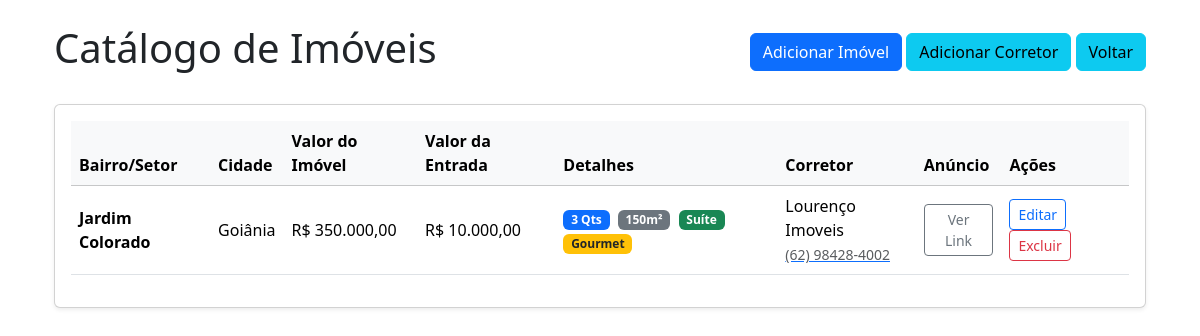
Before: /imoveis with the older database file.
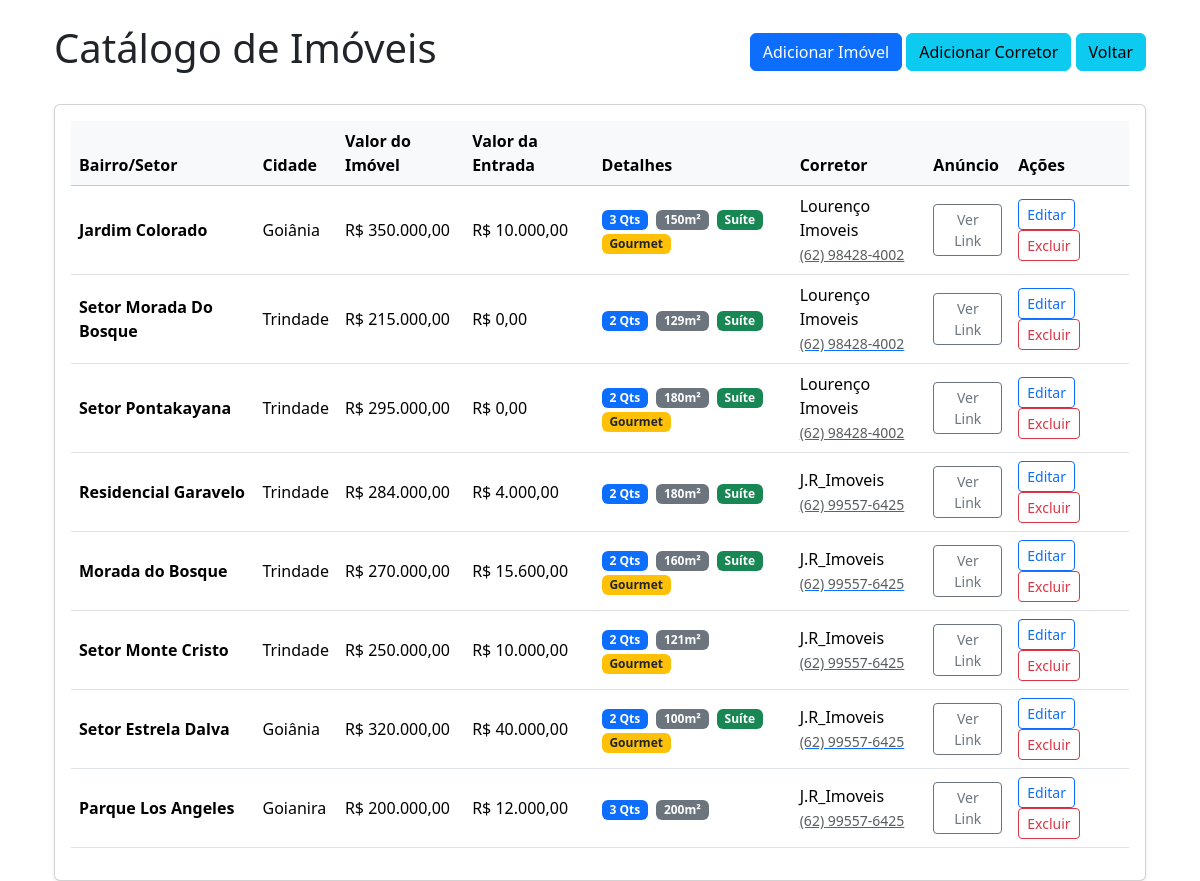
After: the same page with the newer database file.
### models.py (models this page shows, shortened)
class Imoveis(db.Model):
    __tablename__ = 'Imoveis'
    id = db.Column(db.Integer, primary_key=True,autoincrement=True)
    bairro = db.Column(db.String, nullable=False)
    cidade = db.Column(db.String, nullable=False)
    estado = db.Column(db.String, nullable=False, default='Go')
    preco = db.Column(db.Integer, nullable=False)
    quartos = db.Column(db.Integer, nullable=False)
    area_total = db.Column(db.String)
    area_construida = db.Column(db.String)
    area_gourmet = db.Column(db.String)
    suite = db.Column(db.String)
    valor_entrada = db.Column(db.Integer)
    link_anuncio = db.Column(db.String, nullable=False)
    id_corretor = db.Column(db.Integer, db.ForeignKey('Corretores.id'), nullable=False)
    corretor = db.relationship('Corretores', backref='Imoveis')

class Corretores(db.Model):
    __tablename__ = 'Corretores'
    id = db.Column(db.Integer, primary_key=True, autoincrement=True)
    nome = db.Column(db.String,nullable=False)
    contato = db.Column(db.String, nullable=False)

### routes.py (the view)
@rotas.route('/imoveis')
def index():
 imoveis = Imoveis.query.order_by(Imoveis.id)
 return render_template('index.html', lista_de_imoveis=imoveis)

### templates/index.html (shortened to what this page needs)
{% extends 'base.html' %}
{% block content %}
<div class="d-flex justify-content-between align-items-center mb-4">
    <h1>Catálogo de Imóveis</h1>
    <div>
        <a href="/cadastrar_imovel_template" class="btn btn-primary">Adicionar Imóvel</a>
        <a href="/cadastrar_corretor_template" class="btn btn-info">Adicionar Corretor</a>
        <a href="{{url_for('rotas.home')}}" class="btn btn-info">Voltar</a>
    </div>
</div>
<div class="card shadow-sm">
    <div class="card-body">
        <div class="table-responsive">
            <table class="table table-hover align-middle">
                <thead class="table-light">
                    <tr>
                        <th scope="col">Bairro/Setor</th>
                        <th scope="col">Cidade</th>
                        <th scope="col">Valor do Imóvel</th>
                        <th scope="col">Valor da Entrada</th>
                        <th scope="col">Detalhes</th>
                        <th scope="col">Corretor</th>
                        <th scope="col">Anúncio</th>
                        <th scope="col">Ações</th>
                    </tr>
                </thead>
                <tbody>
                    {% for imovel in lista_de_imoveis %}
                    <tr>
                        <td><strong>{{ imovel.bairro }}</strong></td>
                        <td>{{ imovel.cidade }}</td>
                        <td>{{ imovel.preco }}</td>
                        <td>{{ imovel.valor_entrada }}</td>
                        <td>
                            <span class="badge bg-primary me-1">{{ imovel.quartos }} Qts</span>
                            <span class="badge bg-secondary me-1">{{ imovel.area_total }}</span>
                            {% if imovel.suite == 'Sim' %}
                                <span class="badge bg-success">Suíte</span>
                            {% endif %}
                            {% if imovel.area_gourmet == 'Sim' %}
                                <span class="badge bg-warning text-dark">Gourmet</span>
                            {% endif %}
                        </td>
                        <td>
                            <div>{{ imovel.corretor.nome }}</div>
                            <a href="#"><small class="text-muted">{{ imovel.corretor.contato }}</small></a>
                        </td>
                        <td>
                            <a href="{{ imovel.link_anuncio }}" class="btn btn-outline-secondary btn-sm" target="_blank">
                                Ver Link
                            </a>
                        </td>
                        <td>
                            <a href="{{url_for('rotas.editar', id=imovel.id )}}" class="btn btn-outline-primary btn-sm target="_blank">Editar</a>
                            <a href="{{url_for('rotas.deletar', id=imovel.id)}}" class="btn btn-outline-danger btn-sm ">Excluir</a>
                        </td>
                    </tr>
                    {% endfor %}
                </tbody>
            </table>
        </div>
    </div>
</div>
{% endblock %}

### templates/base.html (shortened to what this page needs)
<!doctype html>
<html lang="pt-br">
<head>
   <link rel="stylesheet" href="{{url_for('static', filename='bootstrap.css')}}">
</head>
<body>
    <div class="container">
     <div class="container mt-4">
        {% block content %}{% endblock %}
     </div>
    </div>
</body>
</html>

Changed rows visible on the page:
added Imoveis: bairro "Setor Morada Do Bosque", cidade "Trindade", preco "R$ 215.000,00", valor_entrada "R$ 0,00", quartos "2", area_total "129m²", suite "Suíte", corretor.nome "Lourenço Imoveis", corretor.contato "(62) 98428-4002"
added Imoveis: bairro "Setor Pontakayana", cidade "Trindade", preco "R$ 295.000,00", valor_entrada "R$ 0,00", quartos "2", area_total "180m²", suite "Suíte", area_gourmet "Gourmet", corretor.nome "Lourenço Imoveis", corretor.contato "(62) 98428-4002"
added Imoveis: bairro "Residencial Garavelo", cidade "Trindade", preco "R$ 284.000,00", valor_entrada "R$ 4.000,00", quartos "2", area_total "180m²", suite "Suíte", corretor.nome "J.R_Imoveis", corretor.contato "(62) 99557-6425"
added Imoveis: bairro "Morada do Bosque", cidade "Trindade", preco "R$ 270.000,00", valor_entrada "R$ 15.600,00", quartos "2", area_total "160m²", suite "Suíte", area_gourmet "Gourmet", corretor.nome "J.R_Imoveis", corretor.contato "(62) 99557-6425"
added Imoveis: bairro "Setor Monte Cristo", cidade "Trindade", preco "R$ 250.000,00", valor_entrada "R$ 10.000,00", quartos "2", area_total "121m²", area_gourmet "Gourmet", corretor.nome "J.R_Imoveis", corretor.contato "(62) 99557-6425"
added Imoveis: bairro "Setor Estrela Dalva", cidade "Goiânia", preco "R$ 320.000,00", valor_entrada "R$ 40.000,00", quartos "2", area_total "100m²", suite "Suíte", area_gourmet "Gourmet", corretor.nome "J.R_Imoveis", corretor.contato "(62) 99557-6425"
added Imoveis: bairro "Parque Los Angeles", cidade "Goianira", preco "R$ 200.000,00", valor_entrada "R$ 12.000,00", quartos "3", area_total "200m²", corretor.nome "J.R_Imoveis", corretor.contato "(62) 99557-6425"
